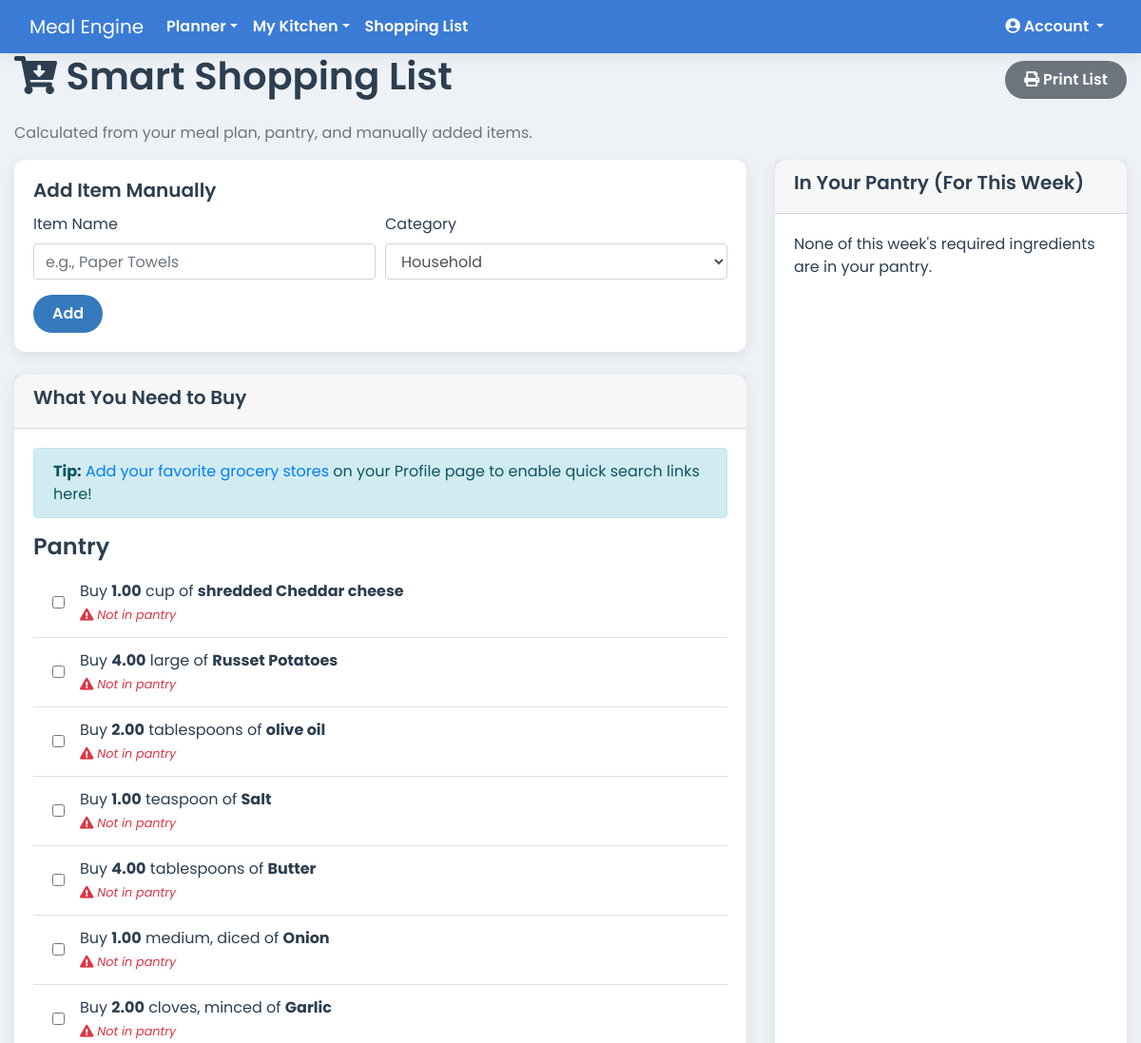
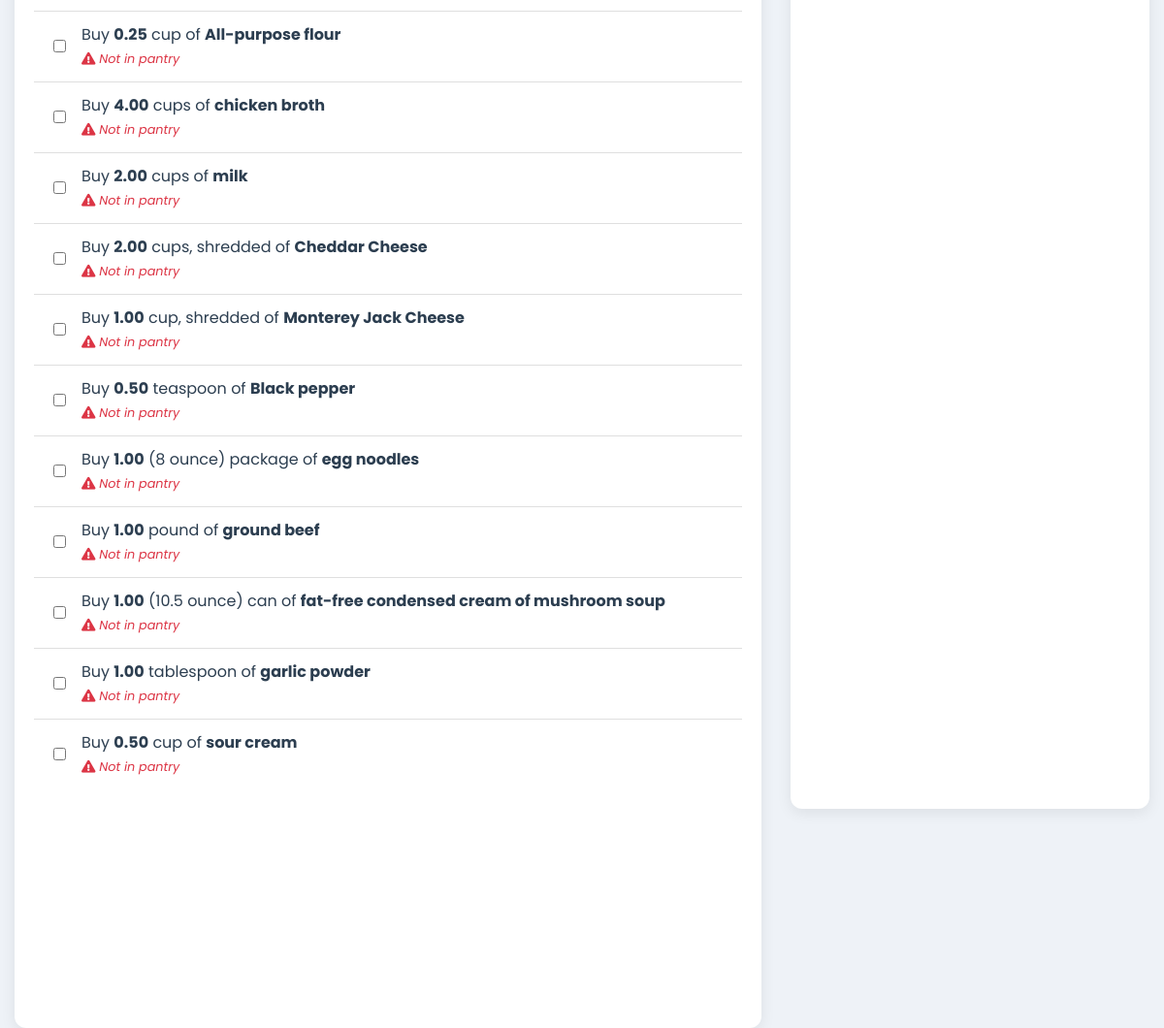
/shopping-list (signed in), run on the app's committed database (2 pictures, top to bottom).
### app.py (models this page shows)
class Ingredient(db.Model):
    id = db.Column(db.Integer, primary_key=True)
    name = db.Column(db.String(100), nullable=False, unique=True)
    category = db.Column(db.String(50), nullable=True, default='Pantry')
    recipe_links = db.relationship('RecipeIngredient', backref='ingredient', lazy=True)
    pantry_items = db.relationship('PantryItem', backref='ingredient', lazy=True)

### app.py (the view, shortened to what this page needs)
@app.route('/shopping-list', methods=['GET', 'POST'])
@login_required
def shopping_list():
    today = date.today()
    end_date_for_shopping = today + timedelta(days=6)
    all_planned_meals = MealPlan.query.filter(
        MealPlan.household_id == current_user.household_id,
        MealPlan.recipe_id.isnot(None),
        MealPlan.meal_date.between(today, end_date_for_shopping)
    ).all()
    manual_items = ShoppingListItem.query.filter_by(household_id=current_user.household_id).all()
    required = {}
    for meal in all_planned_meals:
        for item in meal.recipe.ingredients:
            if not item.quantity or item.quantity == 0: continue
            ing_key = (item.ingredient.id, item.ingredient.name, item.ingredient.category)
            if ing_key not in required:
                required[ing_key] = {'quantity': 0, 'units': set()}
            required[ing_key]['quantity'] += item.quantity
            required[ing_key]['units'].add(item.unit)
    pantry_stock = {item.ingredient_id: item for item in PantryItem.query.filter_by(household_id=current_user.household_id).all()}
    to_buy = {}
    in_pantry = {}
    for (ing_id, ing_name, ing_category), details in required.items():
        needed_qty_val = details['quantity']
        recipe_unit_str = sanitize_unit(next(iter(details['units'])) if details['units'] else '')
        ing_substance = ing_name.lower().replace(" ", "_")
        should_buy = True
        buy_details = {'quantity': needed_qty_val, 'units': details['units'], 'note': "Not in pantry", 'category': ing_category or 'Other'}
        if should_buy:
            to_buy[ing_name] = buy_details
    grouped_list = {}
    for name, details in to_buy.items():
        category = details.get('category', 'Other')
        if category not in grouped_list:
            grouped_list[category] = {}
        grouped_list[category][name] = details
    for item in manual_items:
        category = item.category
        if category not in grouped_list:
            grouped_list[category] = {}
        grouped_list[category][item.name] = {'quantity': None, 'units': [], 'note': 'Manually added', 'manual_id': item.id}
    stores = GroceryStore.query.filter_by(household_id=current_user.household_id).order_by(GroceryStore.name).all()
    return render_template('shopping_list.html', page_class='page-shopping-list',
                           grouped_list=grouped_list,
                           ingredients_in_pantry=in_pantry,
                           stores=stores)

### app.py (called while the page is built)
@app.context_processor
def inject_cache_buster():
    return dict(cache_buster=int(time.time()))

@app.before_request
def before_request():
    g.current_month_name = date.today().strftime('%B')

def sanitize_unit(unit_str):
    if not unit_str: return "dimensionless"
    unit_str = unit_str.lower().strip()
    unit_map = {
        'oz': 'fluid_ounce', 'ounce': 'fluid_ounce', 'ounces': 'fluid_ounce',
        'lb': 'pound', 'lbs': 'pound',
        'cup': 'cup', 'cups': 'cup',
        'tsp': 'teaspoon', 'tsps': 'teaspoon', 'teaspoons': 'teaspoon',
        'tbsp': 'tablespoon', 'tbsps': 'tablespoon', 'tablespoons': 'tablespoon',
        'g': 'gram', 'grams': 'gram',
        'kg': 'kilogram', 'kgs': 'kilogram',
        'ml': 'milliliter', 'milliliters': 'milliliter'
    }
    return unit_map.get(unit_str, unit_str)

@login_manager.user_loader
def load_user(user_id):
    return db.session.get(User, int(user_id))

    @property
    def is_premium_or_elite(self):
        return self.subscription_plan in ['premium', 'elite']

### templates/shopping_list.html (shortened to what this page needs)
{% extends 'base.html' %}
{% block content %}
<div class="printable-content">
  <div class="d-flex justify-content-between align-items-center mb-3">
    <h1><i class="fas fa-cart-arrow-down"></i> Smart Shopping List</h1>
    <button onclick="window.print()" class="btn btn-secondary no-print"><i class="fas fa-print"></i> Print List</button>
  </div>
  <p class="text-muted no-print">Calculated from your meal plan, pantry, and manually added items.</p>
  <div class="row">
    <div class="col-md-8">
      <div class="card mb-4 no-print">
        <div class="card-body">
          <h5 class="card-title">Add Item Manually</h5>
          <form method="POST" action="{{ url_for('shopping_list') }}">
            <div class="form-row">
                <div class="form-group col-sm-6">
                    <label for="name">Item Name</label>
                    <input type="text" class="form-control" name="name" id="name" placeholder="e.g., Paper Towels" required>
                </div>
                <div class="form-group col-sm-6">
                  <label for="category">Category</label>
                  <select name="category" id="category" class="form-control">
                      <option value="Household">Household</option>
                  </select>
                </div>
            </div>
            <button type="submit" class="btn btn-primary">Add</button>
          </form>
        </div>
      </div>
      <div class="card h-100">
        <div class="card-header">
          <h5>What You Need to Buy</h5>
        </div>
        <div class="card-body">
          {% if not stores %}
            <div class="alert alert-info no-print">
              <strong>Tip:</strong> <a href="{{ url_for('profile') }}">Add your favorite grocery stores</a> on your Profile page to enable quick search links here!
            </div>
          {% endif %}
          {% if grouped_list %}
            {% for aisle, items in grouped_list.items()|sort %}
              <h4 class="mt-3">{{ aisle }}</h4>
              <ul class="list-group list-group-flush">
                {% for name, details in items.items() %}
                  <li class="list-group-item shopping-item d-flex align-items-center">
                    <input type="checkbox" class="mr-3 item-checkbox">
                    <span class="item-text flex-grow-1">
                      {% if details.manual_id %}
                        <strong>{{ name }}</strong>
                      {% else %}
                        {% if details.quantity %}
                          Buy <strong>{{ "%.2f"|format(details.quantity) }}</strong> {{ details.units|select|join(', ') }} of <strong>{{ name }}</strong>
                        {% else %}
                          <strong>{{ name }}</strong>
                        {% endif %}
                      {% endif %}
                      {% if details.note and not details.manual_id %}
                        <br><small class="text-danger font-italic no-print"><i class="fas fa-exclamation-triangle"></i> {{ details.note }}</small>
                      {% endif %}
                    </span>
                  </li>
                {% endfor %}
              </ul>
            {% endfor %}
          {% else %}
            <p>Your shopping list is empty. Add items from your meal plan or manually above.</p>
          {% endif %}
        </div>
      </div>
    </div>
    <div class="col-md-4 no-print">
      <div class="card h-100">
        <div class="card-header">
          <h5>In Your Pantry (For This Week)</h5>
        </div>
        <div class="card-body">
          {% if ingredients_in_pantry %}
            <ul class="list-group list-group-flush">
              {% for name, pantry_item in ingredients_in_pentry.items() %}
                <li class="list-group-item text-muted">
                  <i class="fas fa-check-circle text-success"></i>
                  You have {{ pantry_item.quantity }} {{ pantry_item.unit }} of <strong>{{ name }}</strong>
                </li>
              {% endfor %}
            </ul>
          {% else %}
            <p>None of this week's required ingredients are in your pantry.</p>
          {% endif %}
        </div>
      </div>
    </div>
  </div>
</div>
{% endblock %}

### static/css/style.css (style rules this page uses)
:root { --primary-blue: #3a7bd5; --secondary-blue: #357abd; --light-bg: #eef2f7; --card-bg: #ffffff; --text-dark: #2c3e50; --text-light: #5a6a7a; --danger-red: #e74c3c; --success-green: #2ecc71; --info-cyan: #1abc9c; --snack-teal: #20c997; --shadow: 0 4px 15px rgba(0, 0, 0, 0.08); }
body { font-family: 'Poppins', sans-serif; font-weight: 400; background-color: var(--light-bg); color: var(--text-dark); }
.btn { border-radius: 20px; padding: 8px 20px; border: none; font-weight: 600; transition: all 0.3s ease; }
.btn-primary { background-color: var(--secondary-blue); color: white; }
h1, h2, h3, h4, h5 { color: var(--text-dark); font-weight: 600; }
.card, .jumbotron { background-color: var(--card-bg); border: none; border-radius: 12px; box-shadow: var(--shadow); }
.card { transition: transform 0.2s ease-in-out, box-shadow 0.2s ease-in-out; }

### data on the page
Ingredient: category "Pantry", quantity "1.00", units|select "cup", name "shredded Cheddar cheese", note "Not in pantry"
Ingredient: quantity "4.00", units|select "large", name "Russet Potatoes", note "Not in pantry"
Ingredient: quantity "2.00", units|select "tablespoons", name "olive oil", note "Not in pantry"
Ingredient: quantity "1.00", units|select "teaspoon", name "Salt", note "Not in pantry"
Ingredient: quantity "4.00", units|select "tablespoons", name "Butter", note "Not in pantry"
Ingredient: quantity "1.00", units|select "medium, diced", name "Onion", note "Not in pantry"
Ingredient: quantity "2.00", units|select "cloves, minced", name "Garlic", note "Not in pantry"
Ingredient: quantity "0.25", units|select "cup", name "All-purpose flour", note "Not in pantry"
Ingredient: quantity "4.00", units|select "cups", name "chicken broth", note "Not in pantry"
Ingredient: quantity "2.00", units|select "cups", name "milk", note "Not in pantry"
Ingredient: quantity "2.00", units|select "cups, shredded", name "Cheddar Cheese", note "Not in pantry"
Ingredient: quantity "1.00", units|select "cup, shredded", name "Monterey Jack Cheese", note "Not in pantry"
Ingredient: quantity "0.50", units|select "teaspoon", name "Black pepper", note "Not in pantry"
Ingredient: quantity "1.00", units|select "(8 ounce) package", name "egg noodles", note "Not in pantry"
Ingredient: quantity "1.00", units|select "pound", name "ground beef", note "Not in pantry"
Ingredient: quantity "1.00", units|select "(10.5 ounce) can", name "fat-free condensed cream of mushroom soup", note "Not in pantry"
Ingredient: quantity "1.00", units|select "tablespoon", name "garlic powder", note "Not in pantry"
Ingredient: quantity "0.50", units|select "cup", name "sour cream", note "Not in pantry"
